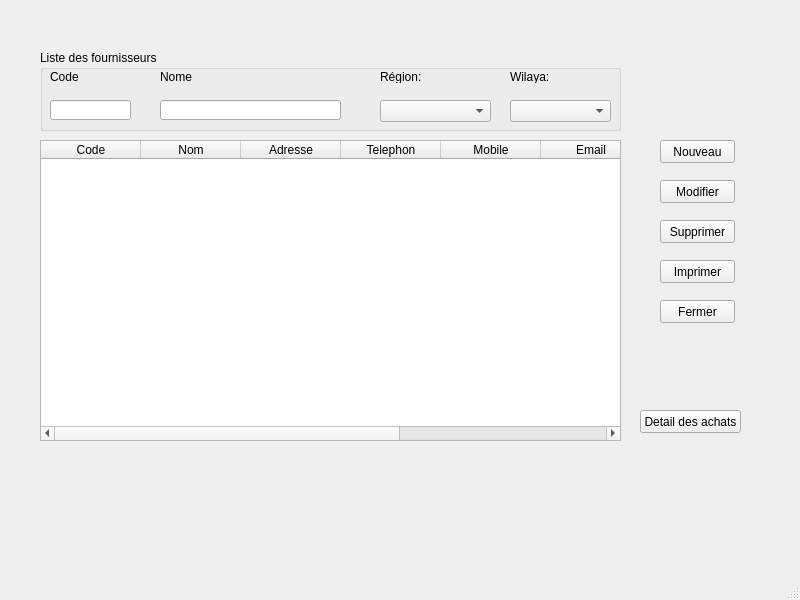
<?xml version="1.0" encoding="UTF-8"?>
<ui version="4.0">
 <class>MainWindow</class>
 <widget class="QMainWindow" name="MainWindow">
  <property name="geometry">
   <rect>
    <x>0</x>
    <y>0</y>
    <width>800</width>
    <height>600</height>
   </rect>
  </property>
  <property name="windowTitle">
   <string>MainWindow</string>
  </property>
  <widget class="QWidget" name="centralwidget">
   <widget class="QPushButton" name="pushButton_146">
    <property name="geometry">
     <rect>
      <x>640</x>
      <y>410</y>
      <width>101</width>
      <height>23</height>
     </rect>
    </property>
    <property name="text">
     <string>Detail des achats</string>
    </property>
   </widget>
   <widget class="QPushButton" name="pushButton_37">
    <property name="geometry">
     <rect>
      <x>660</x>
      <y>260</y>
      <width>75</width>
      <height>23</height>
     </rect>
    </property>
    <property name="text">
     <string>Imprimer</string>
    </property>
   </widget>
   <widget class="QPushButton" name="pushButton_83">
    <property name="geometry">
     <rect>
      <x>660</x>
      <y>300</y>
      <width>75</width>
      <height>23</height>
     </rect>
    </property>
    <property name="text">
     <string>Fermer</string>
    </property>
   </widget>
   <widget class="QPushButton" name="pushButton_36">
    <property name="geometry">
     <rect>
      <x>660</x>
      <y>220</y>
      <width>75</width>
      <height>23</height>
     </rect>
    </property>
    <property name="text">
     <string>Supprimer</string>
    </property>
   </widget>
   <widget class="QGroupBox" name="groupBox_8">
    <property name="geometry">
     <rect>
      <x>40</x>
      <y>50</y>
      <width>581</width>
      <height>81</height>
     </rect>
    </property>
    <property name="title">
     <string>Liste des fournisseurs</string>
    </property>
    <widget class="QLabel" name="label_27">
     <property name="geometry">
      <rect>
       <x>10</x>
       <y>20</y>
       <width>47</width>
       <height>13</height>
      </rect>
     </property>
     <property name="text">
      <string>Code</string>
     </property>
    </widget>
    <widget class="QLabel" name="label_28">
     <property name="geometry">
      <rect>
       <x>120</x>
       <y>20</y>
       <width>47</width>
       <height>13</height>
      </rect>
     </property>
     <property name="text">
      <string>Nome</string>
     </property>
    </widget>
    <widget class="QLabel" name="label_29">
     <property name="geometry">
      <rect>
       <x>340</x>
       <y>20</y>
       <width>47</width>
       <height>13</height>
      </rect>
     </property>
     <property name="text">
      <string>Région:</string>
     </property>
    </widget>
    <widget class="QLabel" name="label_30">
     <property name="geometry">
      <rect>
       <x>470</x>
       <y>20</y>
       <width>47</width>
       <height>13</height>
      </rect>
     </property>
     <property name="text">
      <string>Wilaya:</string>
     </property>
    </widget>
    <widget class="QLineEdit" name="lineEdit_19">
     <property name="geometry">
      <rect>
       <x>10</x>
       <y>50</y>
       <width>81</width>
       <height>20</height>
      </rect>
     </property>
    </widget>
    <widget class="QLineEdit" name="lineEdit_20">
     <property name="geometry">
      <rect>
       <x>120</x>
       <y>50</y>
       <width>181</width>
       <height>20</height>
      </rect>
     </property>
    </widget>
    <widget class="QComboBox" name="comboBox_9">
     <property name="geometry">
      <rect>
       <x>340</x>
       <y>50</y>
       <width>111</width>
       <height>22</height>
      </rect>
     </property>
    </widget>
    <widget class="QComboBox" name="comboBox_10">
     <property name="geometry">
      <rect>
       <x>470</x>
       <y>50</y>
       <width>101</width>
       <height>22</height>
      </rect>
     </property>
    </widget>
   </widget>
   <widget class="QPushButton" name="pushButton_34">
    <property name="geometry">
     <rect>
      <x>660</x>
      <y>140</y>
      <width>75</width>
      <height>23</height>
     </rect>
    </property>
    <property name="text">
     <string>Nouveau</string>
    </property>
   </widget>
   <widget class="QPushButton" name="pushButton_35">
    <property name="geometry">
     <rect>
      <x>660</x>
      <y>180</y>
      <width>75</width>
      <height>23</height>
     </rect>
    </property>
    <property name="text">
     <string>Modifier</string>
    </property>
   </widget>
   <widget class="QTableWidget" name="tableWidget_2">
    <property name="geometry">
     <rect>
      <x>40</x>
      <y>140</y>
      <width>581</width>
      <height>301</height>
     </rect>
    </property>
    <column>
     <property name="text">
      <string>Code</string>
     </property>
    </column>
    <column>
     <property name="text">
      <string>Nom</string>
     </property>
    </column>
    <column>
     <property name="text">
      <string>Adresse</string>
     </property>
    </column>
    <column>
     <property name="text">
      <string>Telephon</string>
     </property>
    </column>
    <column>
     <property name="text">
      <string>Mobile</string>
     </property>
    </column>
    <column>
     <property name="text">
      <string>Email</string>
     </property>
    </column>
    <column>
     <property name="text">
      <string>Wilaya</string>
     </property>
    </column>
    <column>
     <property name="text">
      <string>Region</string>
     </property>
    </column>
   </widget>
  </widget>
  <widget class="QMenuBar" name="menubar">
   <property name="geometry">
    <rect>
     <x>0</x>
     <y>0</y>
     <width>800</width>
     <height>21</height>
    </rect>
   </property>
  </widget>
  <widget class="QStatusBar" name="statusbar"/>
 </widget>
 <resources/>
 <connections/>
</ui>
